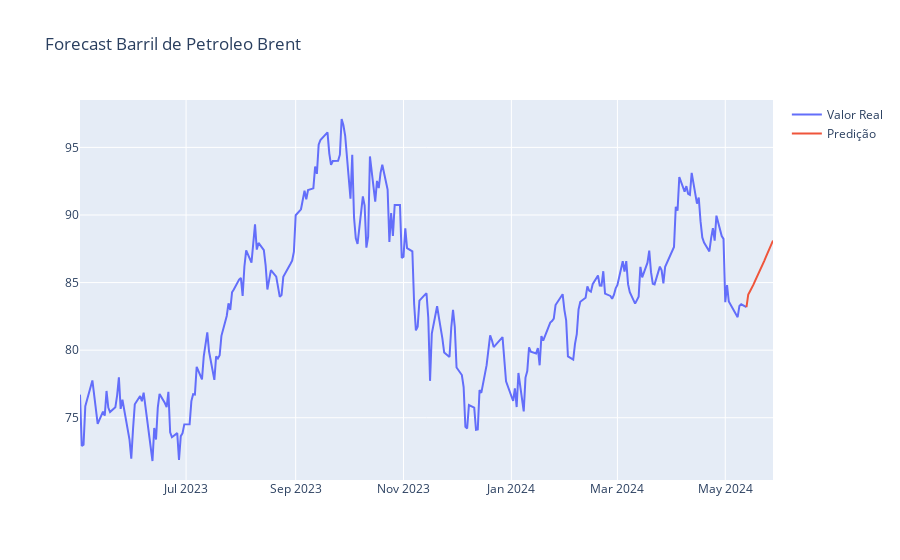

Write notebook code for a chart like this one.
### Code cell
plot_data = [go.Scatter(x= results_lastyear.index,
                        y= results_lastyear['dollars_per_barrel'],
                        name= 'Valor Real'),
             go.Scatter(x= results_lastyear.index,
                        y= results_lastyear['forecast'],
                        name= 'Predição')]

plot_layout = go.Layout(title= 'Forecast Barril de Petroleo Brent')
fig = go.Figure(data=plot_data, layout=plot_layout)
fig.show()

#ply.offline.plot(fig)

### Figure 1 — Plotly figure (JSON) as saved in the notebook; plotly's stock layout.template omitted (floating-point values rounded to 4 significant figures; data arrays with more than 128 entries replaced by an {"elided": "..."} marker saying what was removed)
{"data": [{"name": "Valor Real", "type": "scatter", "x": {"elided": "277 str values"}, "y": {"elided": "277 float values"}}, {"name": "Predição", "type": "scatter", "x": {"elided": "277 str values"}, "y": {"elided": "277 float values"}}], "layout": {"title": {"text": "Forecast Barril de Petroleo Brent"}}}
